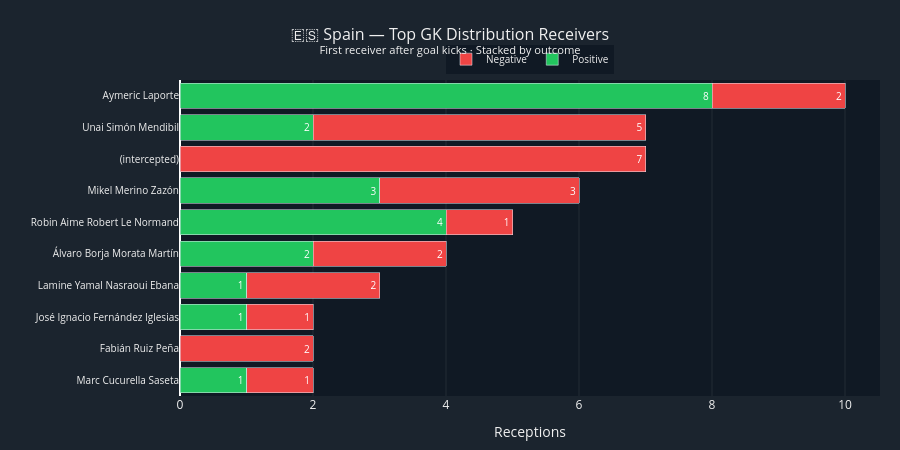

The notebook cell saved with this chart:
### Markdown cell above
---
## 8. Key Receivers — Who Gets the Ball?

Identifying the **primary first receivers** tells us who to press after a goal kick.

### Code cell
# ══════════════════════════════════════════════════════════════
# CELL 10 — Key Receiver Analysis
# ══════════════════════════════════════════════════════════════

# Who receives Spain's goal kicks?
receiver_stats = {}
for d in all_distributions:
    r = d['receiver']
    if r not in receiver_stats:
        receiver_stats[r] = {'count': 0, 'positive': 0, 'negative': 0, 'zones': []}
    receiver_stats[r]['count'] += 1
    receiver_stats[r][d['outcome']] += 1
    receiver_stats[r]['zones'].append(d['recv_zone'])

recv_df = pd.DataFrame([
    {
        'Receiver': r,
        'Receptions': s['count'],
        'Positive': s['positive'],
        'Negative': s['negative'],
        'Success %': round(s['positive'] / s['count'] * 100, 1) if s['count'] else 0,
        'Avg Zone': round(np.mean(s['zones']), 1) if s['zones'] else 0,
        'Most Freq Zone': f"Z{max(set(s['zones']), key=s['zones'].count)}" if s['zones'] else '-',
    }
    for r, s in receiver_stats.items()
]).sort_values('Receptions', ascending=False)

# Horizontal bar chart
top_receivers = recv_df.head(10)

fig6 = go.Figure()

fig6.add_trace(go.Bar(
    y=top_receivers['Receiver'][::-1],
    x=top_receivers['Positive'][::-1],
    orientation='h',
    name='Positive',
    marker_color=C_POS,
    text=top_receivers['Positive'][::-1],
    textposition='inside',
    textfont=dict(size=10, color='white'),
))

fig6.add_trace(go.Bar(
    y=top_receivers['Receiver'][::-1],
    x=top_receivers['Negative'][::-1],
    orientation='h',
    name='Negative',
    marker_color=C_NEG,
    text=top_receivers['Negative'][::-1],
    textposition='inside',
    textfont=dict(size=10, color='white'),
))

fig6.update_layout(
    barmode='stack',
    title=dict(
        text='🇪🇸 Spain — Top GK Distribution Receivers<br><sup>First receiver after goal kicks · Stacked by outcome</sup>',
        font=dict(size=16, color=C_TEXT), x=0.5,
    ),
    plot_bgcolor=C_BG,
    paper_bgcolor=C_BG,
    font=dict(color=C_TEXT),
    xaxis=dict(title='Receptions', showgrid=True,
               gridcolor='rgba(255,255,255,0.08)'),
    yaxis=dict(tickfont=dict(size=10)),
    legend=dict(orientation='h', yanchor='bottom', y=1.02,
                xanchor='center', x=0.5, font=dict(size=10)),
    height=450,
    margin=dict(l=180, r=20, t=80, b=40),
)

fig6.show()

# Table
print('\n📋 RECEIVER TABLE')
print(recv_df.to_string(index=False))

### Figure 1 — Plotly figure (JSON) as saved in the notebook; plotly's stock layout.template omitted (floating-point values rounded to 4 significant figures)
{"data": [{"marker": {"color": "#22c55e"}, "name": "Positive", "orientation": "h", "text": [1.0, 0.0, 1.0, 1.0, 2.0, 4.0, 3.0, 0.0, 2.0, 8.0], "textfont": {"color": "white", "size": 10}, "textposition": "inside", "type": "bar", "x": [1, 0, 1, 1, 2, 4, 3, 0, 2, 8], "y": ["Marc Cucurella Saseta", "Fabián Ruiz Peña", "José Ignacio Fernández Iglesias", "Lamine Yamal Nasraoui Ebana", "Álvaro Borja Morata Martín", "Robin Aime Robert Le Normand", "Mikel Merino Zazón", "(intercepted)", "Unai Simón Mendibil", "Aymeric Laporte"]}, {"marker": {"color": "#ef4444"}, "name": "Negative", "orientation": "h", "text": [1.0, 2.0, 1.0, 2.0, 2.0, 1.0, 3.0, 7.0, 5.0, 2.0], "textfont": {"color": "white", "size": 10}, "textposition": "inside", "type": "bar", "x": [1, 2, 1, 2, 2, 1, 3, 7, 5, 2], "y": ["Marc Cucurella Saseta", "Fabián Ruiz Peña", "José Ignacio Fernández Iglesias", "Lamine Yamal Nasraoui Ebana", "Álvaro Borja Morata Martín", "Robin Aime Robert Le Normand", "Mikel Merino Zazón", "(intercepted)", "Unai Simón Mendibil", "Aymeric Laporte"]}], "layout": {"barmode": "stack", "font": {"color": "#f0f0f0"}, "height": 450, "legend": {"font": {"size": 10}, "orientation": "h", "x": 0.5, "xanchor": "center", "y": 1.02, "yanchor": "bottom"}, "margin": {"b": 40, "l": 180, "r": 20, "t": 80}, "paper_bgcolor": "rgba(15,25,35,0.95)", "plot_bgcolor": "rgba(15,25,35,0.95)", "title": {"font": {"color": "#f0f0f0", "size": 16}, "text": "🇪🇸 Spain — Top GK Distribution Receivers<br><sup>First receiver after goal kicks · Stacked by outcome</sup>", "x": 0.5}, "xaxis": {"gridcolor": "rgba(255,255,255,0.08)", "showgrid": true, "title": {"text": "Receptions"}}, "yaxis": {"tickfont": {"size": 10}}}}
